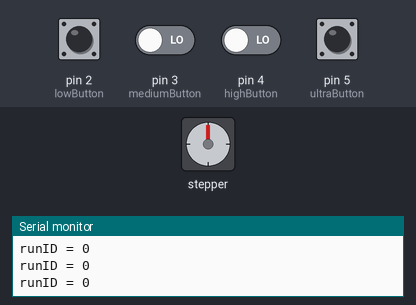
Recording of a sketch running on a simulated Arduino Uno, built with avr-gcc and run on an emulated ATmega328P. Shown: stepper motor, the last lines printed to the serial monitor. The inputs (shaded band) are chosen by the test bench; at power-on: pin 2 (lowButton) HIGH, pin 3 (mediumButton), pin 4 (highButton), pin 5 (ultraButton) LOW. Stepper angles assume 4096 steps per turn.

Above: at 1.2 s.
1.3 s: pin 3 (mediumButton) driven HIGH and pin 4 (highButton) driven HIGH
At 2.1 s:
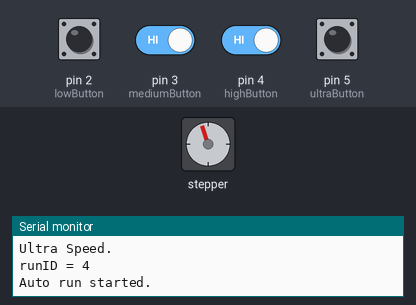
At 2.72 s:
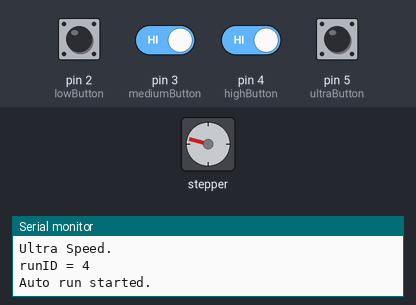
Timing chart, 0 to 43.0 s (numbered marks = the images above; inputs shaded):
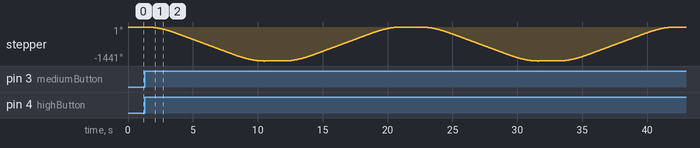

Measured:
- after the input at 1.3 s, stepper: turns 1441° counter-clockwise in 9.0 s, then 1° clockwise in 0.00 s, then 1440° clockwise in 8.9 s, then 1441° counter-clockwise in 9.0 s, and so on

The sketch:

AA_AccelStepper_wButtons_dw6.ino
```cpp
/*
  Motor Gets Hot if run too long (>2 minutes)!

  "disableOutputs()" kills all coil current preventing motor from getting hot.
  "stop()" stops motor but does not kill coil current, motor gets hot.
  Runs ONE 28BYJ-48 stepper motor with AccelStepper Library.
  Uses up a 9V Battery very quick!!!
  Coded with pauses between CW and CCW.
  ULN2003 Driver Board; 28BYJ-48 5V DC 4-Phase 5-Wire Stepper Motor
  Four Switches for Speeds: Low, Medium, High, Ultra
*/

#include <AccelStepper.h>

#define FULLSTEP 4
#define HALFSTEP 8


#define motorPin5  8     // Blue   - 28BYJ48 pin 1
#define motorPin6  9     // Pink   - 28BYJ48 pin 2
#define motorPin7  10    // Yellow - 28BYJ48 pin 3
#define motorPin8  11    // Orange - 28BYJ48 pin 4
// Red    - 28BYJ48 pin 5 (VCC)

// NOTE: The sequence 1-3-2-4 is required for proper sequencing of 28BYJ-48

AccelStepper stepper2(HALFSTEP, motorPin5, motorPin7, motorPin6, motorPin8);

int lowButton = 2;     //UNO Pin Number
int mediumButton = 3;  //UNO Pin Number
int highButton = 4;    //UNO Pin Number
int ultraButton = 5;   //UNO Pin Number


boolean low_Flag = HIGH;
boolean medium_Flag = HIGH;
boolean high_Flag = HIGH;
boolean ultra_Flag = HIGH;

int i;
int j;  // int j is Number of cycles
int runID = 0;


void setup()
{
  Serial.begin(9600);
  pinMode(lowButton, INPUT);     //Used 10K External pull-up resistor; INPUT_PULLUP command uses Internal pull-up resistor
  pinMode(mediumButton, INPUT);  //Used 10K External pull-up resistor; INPUT_PULLUP command uses Internal pull-up resistor
  pinMode(highButton, INPUT);    //Used 10K External pull-up resistor; INPUT_PULLUP command uses Internal pull-up resistor
  pinMode(ultraButton, INPUT);   //Used 10K External pull-up resistor; INPUT_PULLUP command uses Internal pull-up resistor
  Serial.println(" Finished setup routine.");
}


void runMotor(int MaxSpeed, int Acceleration, int newPos, int j)
{
  delay(100);
  stepper2.setCurrentPosition(0);
  for ( int i = 0; i < j; i++ )      // int j is Number of cycles

  {

    stepper2.setMaxSpeed(MaxSpeed);
    stepper2.setAcceleration(Acceleration);
    stepper2.runToNewPosition(newPos);
    stepper2.disableOutputs();    // stops motor from overheating when off
    delay(1500);           // pause after CW
    stepper2.runToNewPosition(0);
    stepper2.disableOutputs();  // stops motor from overheating when off
    delay(1500);     //pause after CCW
  }

}


void runAuto(int runID)
{
  switch (runID)
  {
    case 1:      // low speed

      runMotor(250, 125, -2048*1, 1);  //runMotor(int MaxSpeed, int Acceleration, int newPos, int j)
      // 2048 = 1/2 revolution
      // should reach max speed in 2 seconds

      delay(10);
      stepper2.disableOutputs();   // stops motor from overheating when off
      runID = 0; // reset run ID for next run choice
      low_Flag = HIGH;
      break;

    case 2:    // medium speed

      runMotor(1000, 500, -2048*2, 2);  //runMotor(int MaxSpeed, int Acceleration, int newPos, int j)
      // 2048 = 1/2 revolution
      // should reach max speed in 2 seconds

      delay(10);
      stepper2.disableOutputs();   // stops motor from overheating when off
      runID = 0; // reset run ID for next run choice
      medium_Flag = HIGH;
      break;

    case 3:   //  high speed

      runMotor(2000, 1000, -2048*4, 3);  //runMotor(int MaxSpeed, int Acceleration, int newPos, int j)
      // 2048 = 1/2 revolution
      // should reach max speed in 2 seconds

      delay(10);
      stepper2.disableOutputs();   // stops motor from overheating when off
      runID = 0; // reset run ID for next run choice
      high_Flag = HIGH;
      break;

    case 4:   // ultra speed

      runMotor(3000, 1500, -2048*8, 4);  //runMotor(int MaxSpeed, int Acceleration, int newPos, int j)
      // 2048 = 1/2 revolution
      // should reach max speed in 2 seconds


      delay(10);
      stepper2.disableOutputs();   // stops motor from overheating when off
      runID = 0; // reset run ID for next run choice
      ultra_Flag = HIGH;
      break;

    default:
      {
      }
  }
  runID = 0; // reset run ID for next run choice
  Serial.println("Finished Auto run");
}


void loop()
{
  runID = 0;
  low_Flag = digitalRead(lowButton);    // initially HIGH until button pushed
  medium_Flag = digitalRead(mediumButton);   //              "
  high_Flag = digitalRead(highButton);   //              "
  ultra_Flag = digitalRead(ultraButton);  //              "
  if (low_Flag == LOW && medium_Flag == HIGH && high_Flag == HIGH && ultra_Flag == HIGH)
  {
    runID = 1;
    Serial.println(" Low Speed.");
  }
  if (low_Flag == HIGH && medium_Flag == LOW && high_Flag == HIGH && ultra_Flag == HIGH)
  {
    runID = 2;
    Serial.println(" Medium Speed.");
  }
  if (low_Flag == HIGH && medium_Flag == HIGH && high_Flag == LOW && ultra_Flag == HIGH)
  {
    runID = 3;
    Serial.println(" High Speed.");
  }
  if (low_Flag == HIGH && medium_Flag == HIGH && high_Flag == HIGH && ultra_Flag == LOW)
  {
    runID = 4;
    Serial.println("Ultra Speed.");
  }
  Serial.print("runID = ");
  Serial.println(runID);
  if (runID != 0)
  {
    Serial.println("Auto run started.");
    runAuto(runID);
  }
}
```
